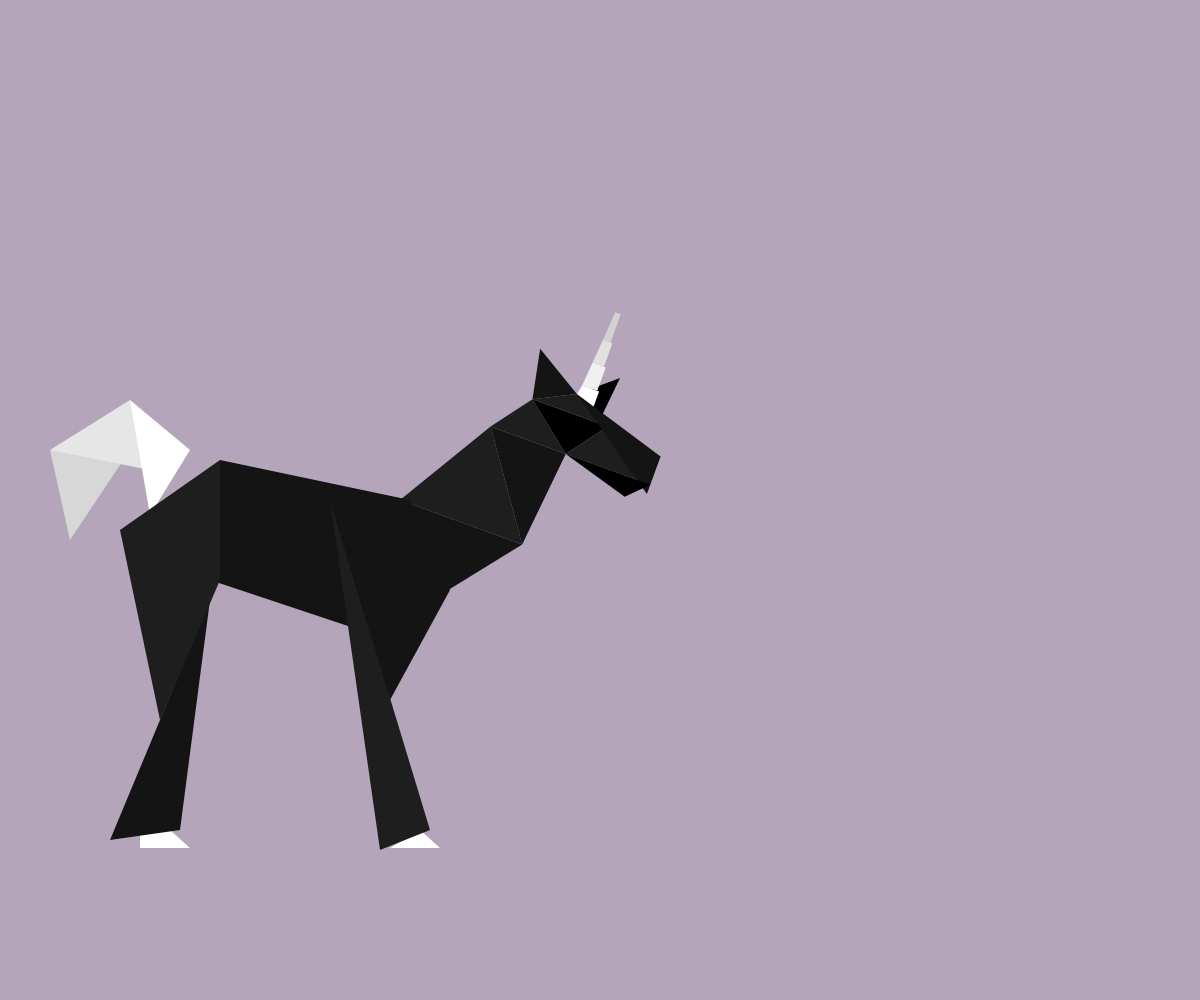
Frame 1 (no input)
Frame 60 (no input): identical to frame 1, image omitted
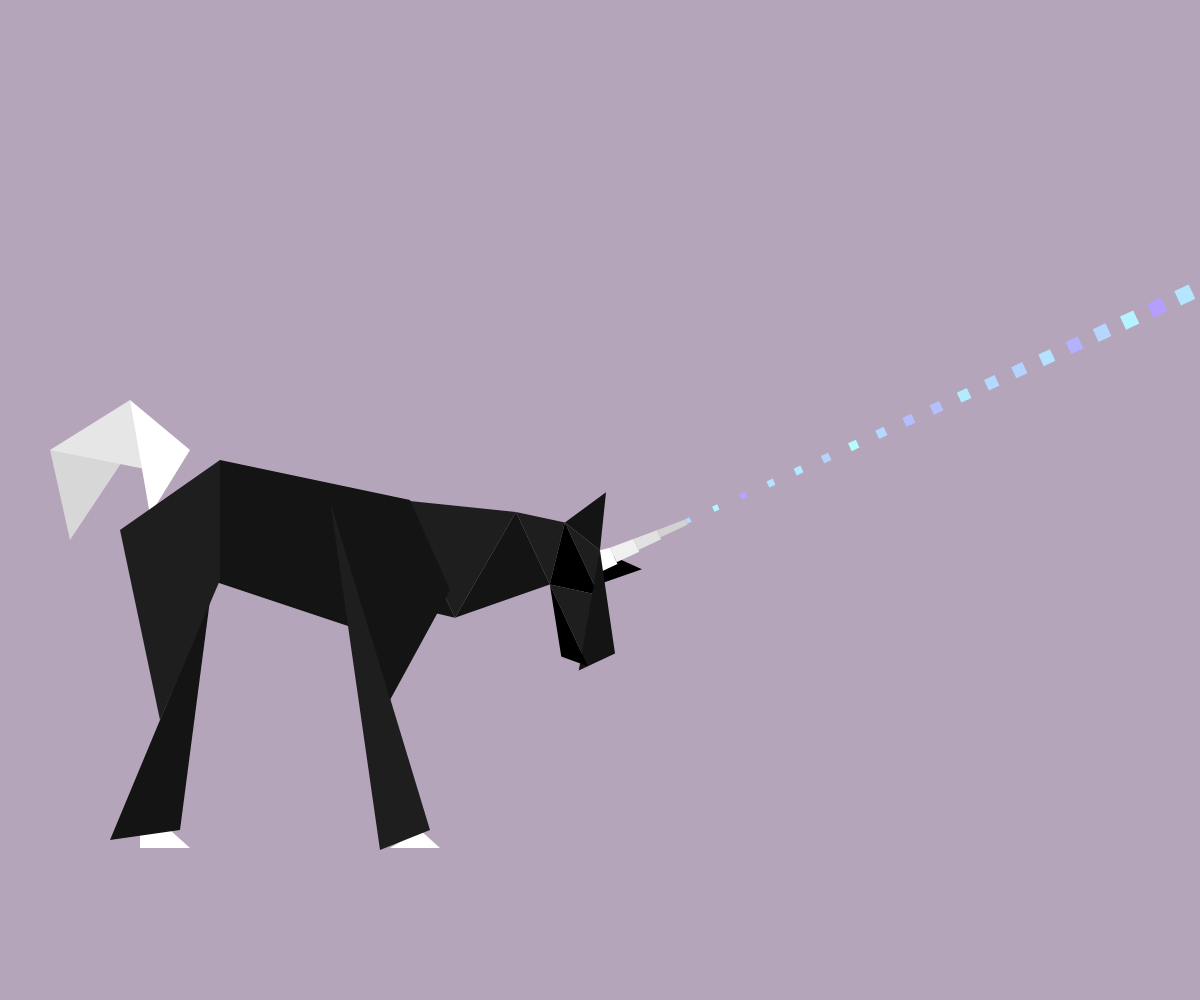
Frame 120 (the mouse pressed at the canvas centre since frame 60)

The p5.js sketch that drew these frames (run headless with seeded random() and noise() and a simulated clock; from frame 60 on, the mouse is pressed at the canvas centre):

// p5.js sketch
// ── sketch.js
let headAngle = 1;
let headMap = 1;
let angleX = 80;
let angleY = -10;

function setup(){
  createCanvas(windowWidth, windowHeight);
}

function draw(){
  //center at half height and third width
  translate(width/3, height/2);
  //turn cursor off
  noCursor();

  //unicorn
  push();

    //head
    push();

      //rotate with mouseY
      headMap = -mouseY % height;
      headAngle = map(headMap, 0, -height, angleX, angleY);

      //adjust rotation for laser
      rotate(radians(100));
      rotate(radians(-headAngle));
      background(180, 165, 187);

      push();

        //adjust head position
        translate(70, 0);
        noStroke();
        //neck
        fill(30);
        triangle(-10, -100, 70, -100, 20, -140);
        triangle(-70, 0, 60, 0, -10, -100);
        fill(20);
        triangle(60, 0, -10, -100, 70, -100);
        triangle(-70, 0, 60, 0, -35, 120);

        //eye
        fill(0);
        triangle(20, -140, 70, -100, 100, -140);
        fill(30);
        triangle(20, -140, 60, -160, 100, -140);

        //ear back
        fill(0);
        triangle(90, -140, 60, -160, 95, -190);

        //horn
        fill(255);
        quad(80, -150, 60, -160, 62, -170, 80, -170);
        fill(240);
        quad(78, -170, 62, -170, 64, -195, 78, -195);
        fill(225);
        quad(76, -195, 64, -195, 66, -220, 76, -220);
        fill(210);
        quad(74, -220, 66, -220, 68, -250, 74, -250);

        //ear front
        fill(20);
        triangle(20, -140, 60, -160, 10, -190);

        //snout
        fill(30);
        triangle(160, -100, 70, -100, 100, -140);
        fill(20);
        triangle(160, -130, 60, -160, 160, -90);
        fill(0);
        triangle(160, -100, 70, -100, 140, -80);

      pop();

    pop();//head end

    //body
    push();

      noStroke();
      //adjust for head
      translate(30, 0);

      //tail
      fill(215);
      triangle(-380, -50, -360, 40, -300, -50)
      fill(230);
      triangle(-300, -100, -380, -50, -280, -30);
      fill(255);
      triangle(-280, 15, -240, -50, -300, -100);

      //torso
      fill(20);
      quad(-210, -40, -20, 0, -40, 140, -250, 70);

      //front leg
      fill(255);
      triangle(10, 348, -40, 348, -10, 330);
      fill(30);
      triangle(-100, 0, 0, 330, -50, 350);
      fill(20);
      quad(-20, 0, 20, 90, -40, 200, -100, 0);

      //back leg
      fill(255);
      quad(-240, 348, -290, 348, -290, 330, -260, 330);
      fill(20);
      triangle(-220, 100, -250, 330, -320, 340);
      fill(30);
      quad(-210, -40, -210, 80, -270, 220, -310, 30);

    pop();//body end

  pop();//unicorn end

  //laser
  push();

  //triggered by mouseIsPressed
  if(mouseIsPressed){
    //match head rotation
    headMap = -mouseY % height;
    headAngle = map(headMap, 0, -height, angleX, angleY);

    rotate(radians(-headAngle));

    push();//loop

    //adjust rotation for loop
    rotate(radians(10))
    //adjust for head position change
    translate(0, 70);
    //loop for laser
    let y = 68;
    for(let x = 250; x < width; x += 30) {
      noStroke();
      fill(180, random(150, 255), 255);
      rect(x, y, x/50, x/50);
    }

    pop();//loop end

  }

  pop();//laser end

}
